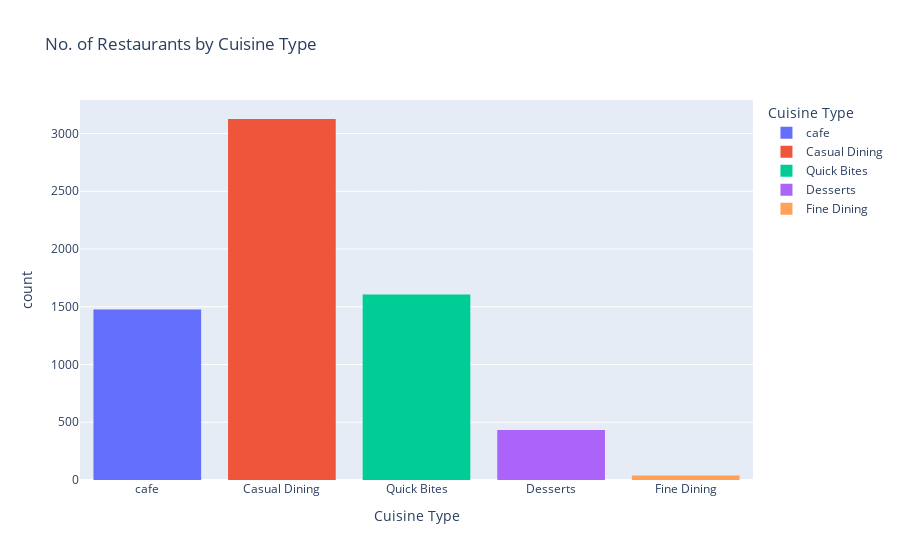

Here is the notebook cell this chart was saved with:
### Code cell
fig = px.histogram(zomato_df, x='Cuisine Type', color='Cuisine Type',
title= 'No. of Restaurants by Cuisine Type',
labels={'CUSINE TYPE':'Cuisine'})
fig.show()

### Figure 1 — Plotly figure (JSON) as saved in the notebook; plotly's stock layout.template omitted (floating-point values rounded to 4 significant figures; data arrays with more than 128 entries replaced by an {"elided": "..."} marker saying what was removed)
{"data": [{"alignmentgroup": "True", "bingroup": "x", "hovertemplate": "Cuisine Type=%{x}<br>count=%{y}<extra></extra>", "legendgroup": "cafe", "marker": {"color": "#636efa", "pattern": {"shape": ""}}, "name": "cafe", "offsetgroup": "cafe", "orientation": "v", "showlegend": true, "x": {"elided": "1476 str values"}, "xaxis": "x", "yaxis": "y", "type": "histogram"}, {"alignmentgroup": "True", "bingroup": "x", "hovertemplate": "Cuisine Type=%{x}<br>count=%{y}<extra></extra>", "legendgroup": "Casual Dining", "marker": {"color": "#EF553B", "pattern": {"shape": ""}}, "name": "Casual Dining", "offsetgroup": "Casual Dining", "orientation": "v", "showlegend": true, "x": {"elided": "3126 str values"}, "xaxis": "x", "yaxis": "y", "type": "histogram"}, {"alignmentgroup": "True", "bingroup": "x", "hovertemplate": "Cuisine Type=%{x}<br>count=%{y}<extra></extra>", "legendgroup": "Quick Bites", "marker": {"color": "#00cc96", "pattern": {"shape": ""}}, "name": "Quick Bites", "offsetgroup": "Quick Bites", "orientation": "v", "showlegend": true, "x": {"elided": "1606 str values"}, "xaxis": "x", "yaxis": "y", "type": "histogram"}, {"alignmentgroup": "True", "bingroup": "x", "hovertemplate": "Cuisine Type=%{x}<br>count=%{y}<extra></extra>", "legendgroup": "Desserts", "marker": {"color": "#ab63fa", "pattern": {"shape": ""}}, "name": "Desserts", "offsetgroup": "Desserts", "orientation": "v", "showlegend": true, "x": {"elided": "433 str values"}, "xaxis": "x", "yaxis": "y", "type": "histogram"}, {"alignmentgroup": "True", "bingroup": "x", "hovertemplate": "Cuisine Type=%{x}<br>count=%{y}<extra></extra>", "legendgroup": "Fine Dining", "marker": {"color": "#FFA15A", "pattern": {"shape": ""}}, "name": "Fine Dining", "offsetgroup": "Fine Dining", "orientation": "v", "showlegend": true, "x": ["Fine Dining", "Fine Dining", "Fine Dining", "Fine Dining", "Fine Dining", "Fine Dining", "Fine Dining", "Fine Dining", "Fine Dining", "Fine Dining", "Fine Dining", "Fine Dining", "Fine Dining", "Fine Dining", "Fine Dining", "Fine Dining", "Fine Dining", "Fine Dining", "Fine Dining", "Fine Dining", "Fine Dining", "Fine Dining", "Fine Dining", "Fine Dining", "Fine Dining", "Fine Dining", "Fine Dining", "Fine Dining", "Fine Dining", "Fine Dining", "Fine Dining", "Fine Dining", "Fine Dining", "Fine Dining", "Fine Dining", "Fine Dining", "Fine Dining", "Fine Dining", "Fine Dining", "Fine Dining"], "xaxis": "x", "yaxis": "y", "type": "histogram"}], "layout": {"xaxis": {"anchor": "y", "domain": [0, 1], "title": {"text": "Cuisine Type"}, "categoryorder": "array", "categoryarray": ["cafe", "Casual Dining", "Quick Bites", "Desserts", "Fine Dining"], "type": "category", "range": [-0.5, 4.5], "autorange": true}, "yaxis": {"anchor": "x", "domain": [0, 1], "title": {"text": "count"}, "range": [0, 3291.0], "autorange": true}, "legend": {"title": {"text": "Cuisine Type"}, "tracegroupgap": 0}, "title": {"text": "No. of Restaurants by Cuisine Type"}, "barmode": "relative", "autosize": true}}
